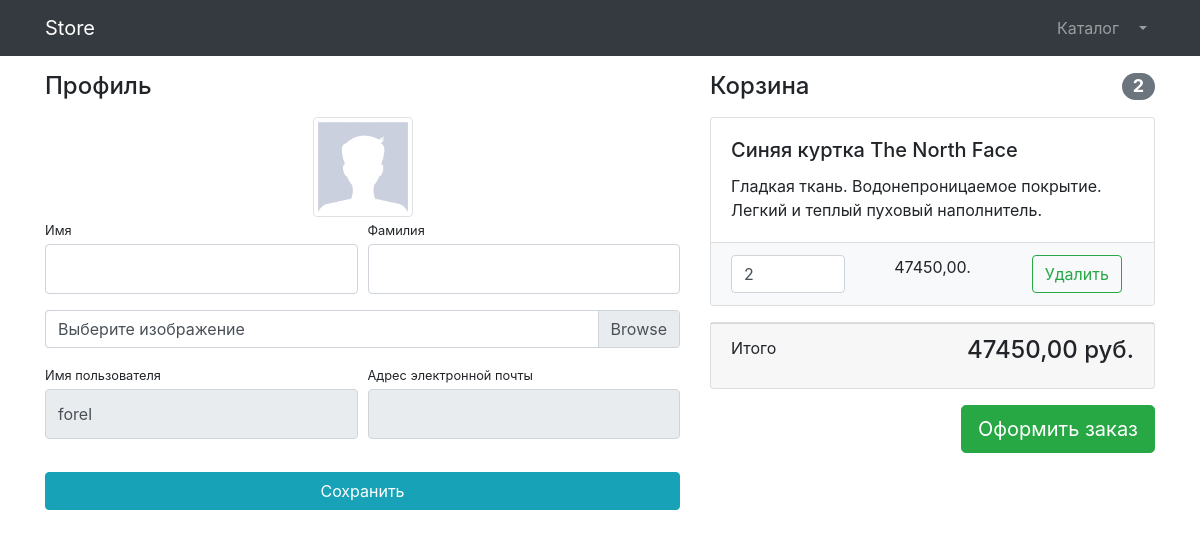
The page /users/profile/1/ (signed in) on the database its author committed.
### user/models.py (models this page shows)
class User(AbstractUser):
    image = models.ImageField(upload_to='user_images', null=True, blank=True)
    is_verification = models.BooleanField(default=False)

### products/models.py (models this page shows, shortened)
class Baskets(models.Model):
    user = models.ForeignKey(to=User, on_delete=models.CASCADE)
    product = models.ForeignKey(to=Product, on_delete=models.CASCADE)
    quantity = models.PositiveSmallIntegerField(default=0)
    created_timestamp = models.DateTimeField(auto_now_add=True)
    objects = BasketQuerySet.as_manager()
    def sum(self):
        return self.quantity*self.product.price

class Product(models.Model):
    name = models.CharField(max_length=150)
    description = models.TextField()
    price = models.DecimalField(max_digits=8, decimal_places=2)
    quantity = models.PositiveIntegerField(default=0)
    image = models.ImageField(upload_to='products_images')
    stripe_product_id = models.CharField(max_length=178, null=True, blank=True)
    category = models.ForeignKey(to=ProductCategory, on_delete=models.PROTECT)

### user/views.py (the view, shortened to what this page needs)
class ProfileUpdateViews(TitleMixin, UpdateView):
    model = User
    form_class = UserProfileForm
    title = 'Store - Личный кабинет'
    template_name = 'user/profile.html'

### user/forms.py
class UserProfileForm(UserChangeForm):
    first_name = forms.CharField(
        widget=forms.TextInput(attrs={'class': 'form-control py-4'}))
    last_name = forms.CharField(
        widget=forms.TextInput(attrs={'class': 'form-control py-4'}))
    username = forms.CharField(
        widget=forms.TextInput(attrs={'class': 'form-control py-4', 'readonly': True}))
    email = forms.CharField(
        widget=forms.EmailInput(attrs={'class': 'form-control py-4', 'readonly': True}))
    image = forms.ImageField(
        widget=forms.FileInput(attrs={'class': 'custom-file-label'}), required=False)
    class Meta:
        model = User
        fields = ('first_name', 'last_name', 'username', 'email', 'image')

### coom/views.py (called while the page is built)
    def get_context_data(self, **kwargs):
        context = super(TitleMixin, self).get_context_data(**kwargs)
        context['title'] = self.title
        return context

### products/context_processor.py (called while the page is built)
def baskets(request):
    user = request.user
    return {'baskets': Baskets.objects.filter(user=user) if user.is_authenticated else []}

### products/models.py (called while the page is built)
    def total_sum(self):
        return sum(basket.sum() for basket in self)

    def total_quantity(self):
        return sum(basket.quantity for basket in self)

### user/templates/user/profile.html (shortened to what this page needs)
{% extends 'products/base.html' %}
{% load static %}
{% block css %}
     <link href="{% static 'vendor/css/profile.css' %}" rel="stylesheet">
{% endblock %}
{% block content %}
    <div class="container">
    <div class="row">
        <div class="col-lg-7">
            <h4 class="mt-3 mb-3">Профиль</h4>
            <div class="col-lg-12 text-center">
                <img width="100" height="100"
                     src="{% if user.image %} {{ user.image.url }} {% else %} {% static "vendor/img/users/default_avatar.jpg" %} {% endif %}"
                     class="img-thumbnail">
            </div>
            <form action="{% url 'users:profile' user.id %}" method="post" enctype="multipart/form-data">
                <div class="form-row">
                    <div class="col-lg-6">
                        <div class="form-group">
                            <label class="small mb-1" for="{{ form.first_name.id_for_label }}">Имя</label>
                            {{ form.first_name }}
                        </div>
                    </div>
                    <div class="col-lg-6">
                        <div class="form-group">
                            <label class="small mb-1" for="{{ form.last_name.id_for_label }}">Фамилия</label>
                            {{ form.last_name }}
                        </div>
                    </div>
                </div>
                <div class="form-row mb-2">
                    <div class="col-lg-12">
                        <div class="custom-file">
                            <label class="custom-file-label" for="{{ form.image.id_for_label }}">Выберите изображение</label>
                        </div>
                    </div>
                </div>
                <div class="form-row">
                    <div class="col-lg-6">
                        <label class="small mb-1" for="{{ form.username.id_for_label }}">Имя пользователя</label>
                        {{ form.username }}
                    </div>
                    <div class="col-lg-6">
                        <label class="small mb-1" for="{{ form.email.id_for_label }}">Адрес электронной
                            почты</label>
                        {{ form.email }}
                    </div>
                </div>
                <div class="form-row">
                    <div class="col-lg-12" style="margin-top: 33px;">
                        <input class="btn btn-info btn-block" type="submit" value="Сохранить">
                    </div>
                </div>
            </form>
        </div>
        <div class="col-lg-5">
        {% include 'user/basckets.html' %}
        </div>
</div>
{% endblock %}

### user/templates/user/basckets.html
{% load cache %}
{% if baskets %}
            <h4 class="mt-3 mb-3 d-flex justify-content-between align-items-center mb-3">
                Корзина <span class="badge badge-secondary badge-pill">{{ baskets.total_quantity }}</span>
            </h4>
                {% for basket in baskets %}
                <div class="card mb-3">
                <div class="card-body">
                    <h5 class="card-title">{{ basket.product.name }}</h5>
                    <p class="card-text">{{ basket.product.description }}</p>
                </div>
                <ul class="list-group list-group-flush">
                    <li class="list-group-item bg-light">
                        <div class="row text-center">
                            <div class="col-lg-4">
                                <input name="basketID" type="number" class="form-control"
                                       value="{{ basket.quantity }}" min="0">
                            </div>
                            <div class="col-lg-4">{{ basket.sum }}.</div>
                            <div class="col-lg-4">
                                <a class="btn btn-outline-success"
                               href="{% url 'products:basket_remove' basket.id %}">
                                    Удалить
                                </a>
                            </div>
                        </div>
                    </li>
                </ul>
            </div>
                {% endfor %}
            <div class="card mb-3">
                <div class="card-footer">
                    <p class="float-left">Итого</p>
                    <h4 class="float-right">{{ baskets.total_sum }} руб.</h4>
                </div>
            </div>
            <a class="btn btn-success btn-lg float-right" href="{% url 'orders:create_order' %}">
                Оформить заказ
            </a>
{% else %}
    <h4 class="mt-3 mb-3 d-flex justify-content-between align-items-center mb-3">
                Корзина пуста
            </h4>
{% endif %}

### rows shown on the page
User: username "forel"
Baskets: total_quantity "2", product.name "Синяя куртка The North Face", product.description "Гладкая ткань. Водонепроницаемое покрытие. Легкий и теплый пуховый наполнитель.", basketID "2", sum "47450,00", total_sum "47450,00"
